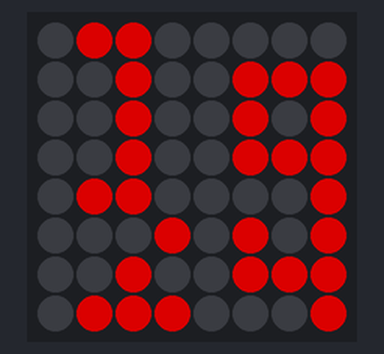
A program run on a simulated Raspberry Pi (BCM pin numbers) with a Sense HAT. Parts: the Sense HAT's 8×8 RGB LED matrix. Dim RGB values are drawn brighter than linear; the clock reads 2024-03-15 10:24:30 at power-on unless the program sets it.

Above: at 0.1 s.
At 30.1 s:
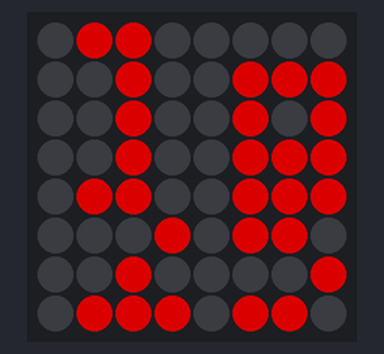
At 90.1 s:
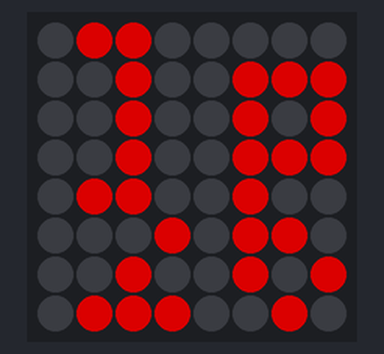

The program:

clock.py
```python
#!/usr/bin/python
import sys
import time
import datetime
import clock_digits
from sense_hat import SenseHat

sense = SenseHat()      # create sense object
sense.set_rotation(180) # better when USB cable sticks out the top
sense.low_light = True  # don't hurt my eyes
sense.clear()           # always start with a clean slate

charWidth  = 4
charHeight = 4

# returns the specified row of the digit
def digitrow(digit, row):
	return digit[row * charWidth : (row * charWidth) + charWidth]

# main display routine
# takes a list of 4 digits and displays them on the LED-matrix
def display(digits):

	if len(digits) > 4:
		return

	x = [0, 0, 0] # off
	screen = [
		x, x, x, x, x, x, x, x,
		x, x, x, x, x, x, x, x,
		x, x, x, x, x, x, x, x,
		x, x, x, x, x, x, x, x,
		x, x, x, x, x, x, x, x,
		x, x, x, x, x, x, x, x,
		x, x, x, x, x, x, x, x,
		x, x, x, x, x, x, x, x,
	]

	offsets = [0, 4, 32, 36] # positions where chars start

	for i in range(0, len(digits)):
		charStart = offsets[i]

		for j in range(0, charHeight):

			row = digitrow(digits[i], j) # gets a sinlge row from the digit

			# calculate where current row starts
			rowStart = charStart + (j * charWidth) + (j * charWidth)
			screen[rowStart : rowStart + charWidth] = row

	sense.set_pixels( screen )

# main loop
while True:
	now     = datetime.datetime.now().time()
	str_now = str(now.hour).zfill(2) + str(now.minute).zfill(2)
	display( [
		clock_digits.digits[int(str_now[0])],
		clock_digits.digits[int(str_now[1])],
		clock_digits.digits[int(str_now[2])],
		clock_digits.digits[int(str_now[3])]]
	)

	time.sleep(1)
	
```

clock_digits.py
```python
o = [200, 0, 0] # on
x = [0, 0, 0]       # off

digits = [
	[ # zero
		x, x, x, x,
		x, o, o, o,
		x, o, x, o,
		x, o, o, o,
	],
	[ # one
		x, o, o, x,
		x, x, o, x,
		x, x, o, x,
		x, x, o, x,
	],
	[ # two
		x, o, o, x,
		x, x, x, o,
		x, x, o, x,
		x, o, o, o,
	],
	[ # three
		x, o, o, o,
		x, x, x, o,
		x, x, o, o,
		x, o, o, o,
	],
	[ # four
		x, x, x, o,
		x, o, x, o,
		x, o, o, o,
		x, x, x, o,
	],
	[ # five
		x, o, o, o,
		x, o, o, x,
		x, x, x, o,
		x, o, o, x,
	],
	[ # six
		x, o, x, x,
		x, o, o, x,
		x, o, x, o,
		x, x, o, x,
	],
	[ # seven
		x, o, o, o,
		x, x, x, o,
		x, x, o, x,
		x, x, o, x,
	],
	[ # eight
		x, x, o, x,
		x, o, o, o,
		x, o, o, o,
		x, x, o, x,
	],
	[ # nine
		x, x, o, x,
		x, o, x, o,
		x, x, o, o,
		x, x, x, o,
	],
]
```

Measured:
- what the display in image 1 shows lasts 60.1 s, from 30.0 s to 90.1 s
